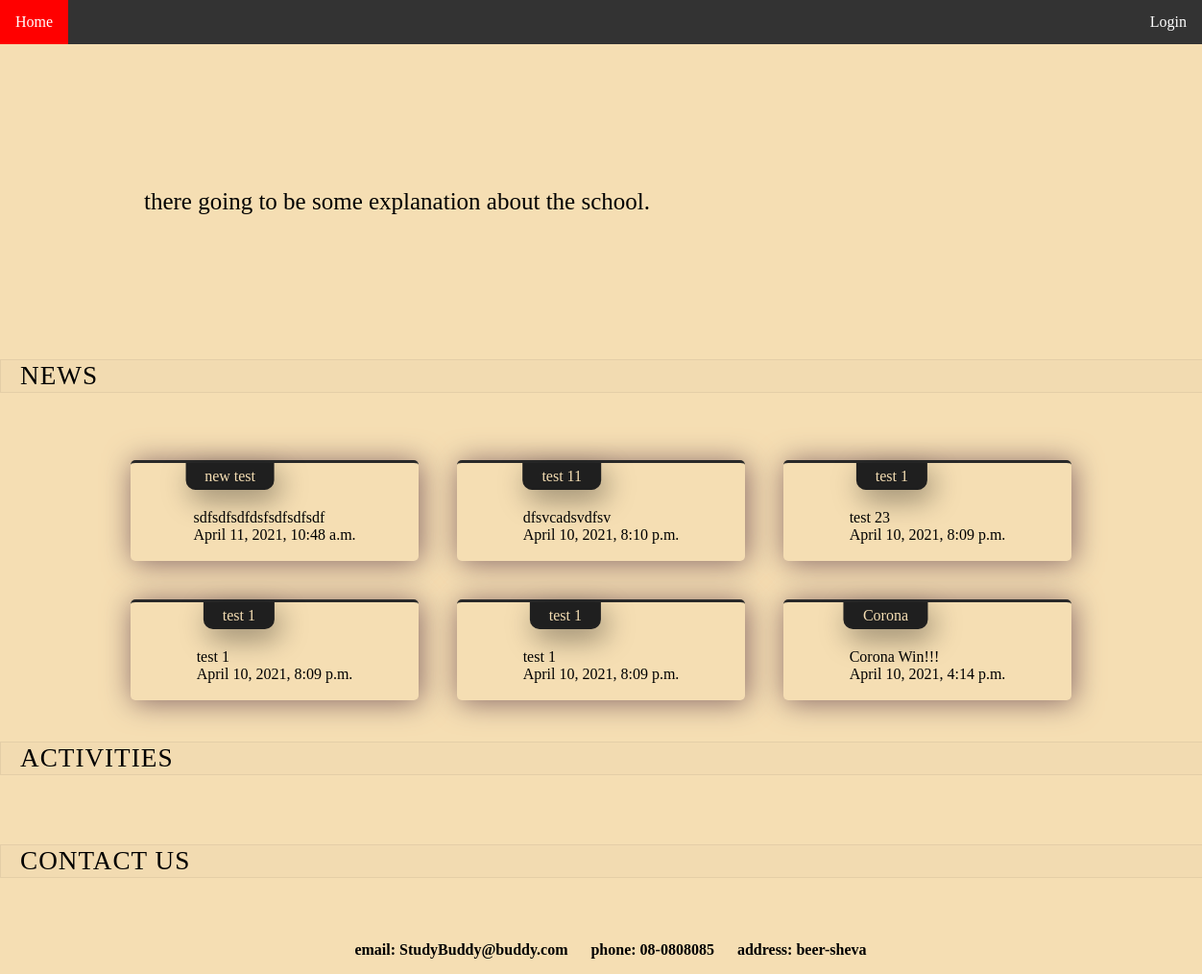
The app's page /, older data.
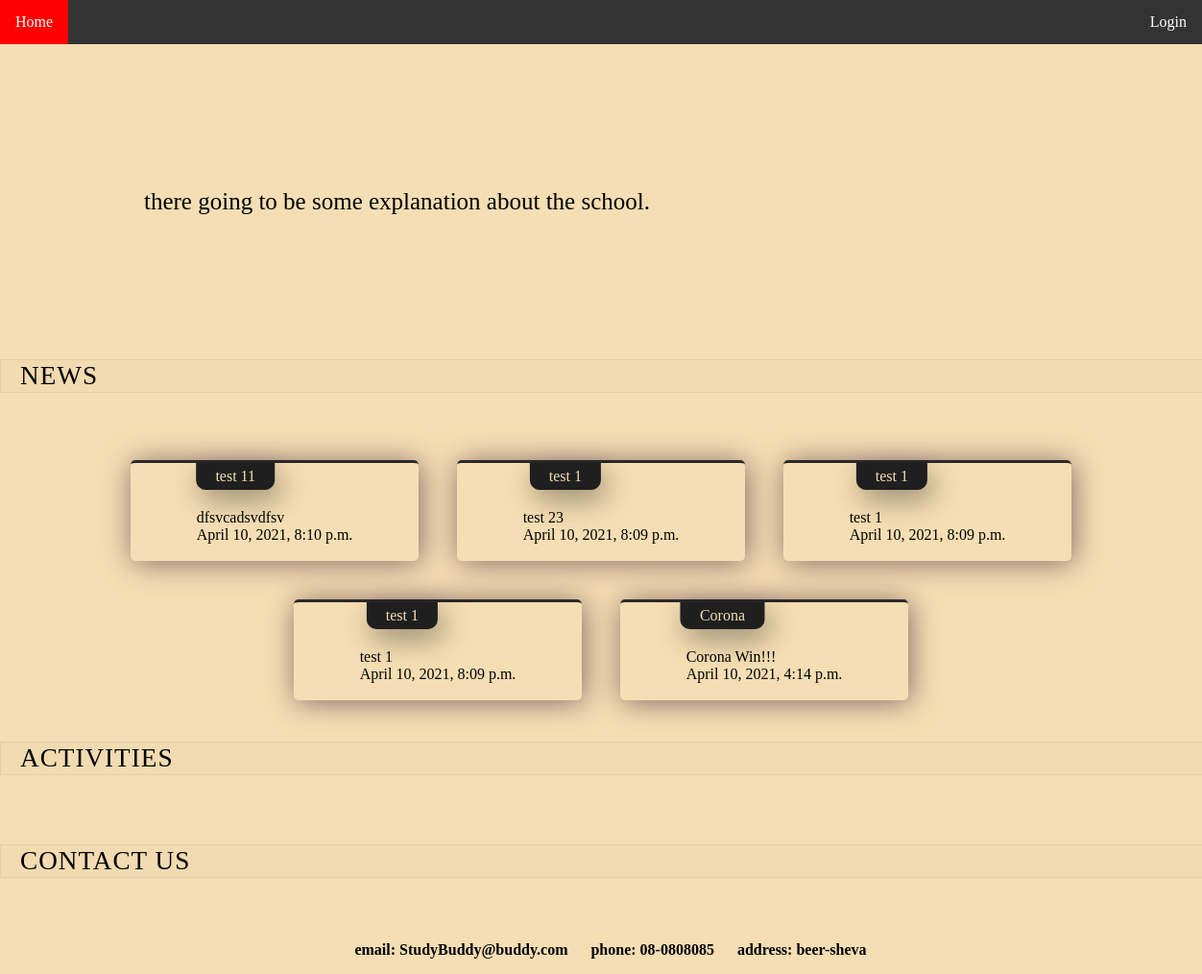
The same page, newer data.
### StudyBuddy/models.py (models this page shows, shortened)
class Article(models.Model):
    title = models.CharField(max_length=64)
    body = models.TextField()
    date = models.DateTimeField('date published')
    class Meta:
        verbose_name = "Article"
        verbose_name_plural = "Articles"

### StudyBuddy/views.py (the view)
# urls.py: path('', views.home, name='home'),
def home(request):
    news = Article.objects.all().order_by('-date')
    return render(request, '../templates/home.html',{'news': news})

### templates/home.html (shortened to what this page needs)
{% include  "navbase.html" %}
{% load static %}
<!DOCTYPE html>
<html lang="en">
<head>
    <link type="text/css" href="{% static 'styles/home.css' %}" rel="stylesheet">
</head>
<body>
    <div class="container-main" >
        <div class="xpl-txt"> <p> there going to be some explanation about the school. </p> </div>
    </div>
    <div class="title-heading">
        <h2>NEWS</h2>
    </div>
    <section id="element-list">
        {% if news %}
            {% for article in news %}
                <div class="news" >
                <div class="news-title">
                {{ article.title }}
                </div>
                    <div class="news-body">
                <br>
                {{ article.body }}
                <br>
                {{ article.date }}
                <br>
                <br>
                    </div>
                </div>
            {% endfor %}
        {% else %}
            <h1>No Records</h1>
        {% endif %}
    </section>
    <div class="title-heading">
        <h2>Activities</h2>
    </div>
    <div class="title-heading">
        <h2>Contact Us</h2>
    </div>
    <section id="element-list">
        <div class="contact-details">
            <p> email: StudyBuddy@buddy.com </p>
            <p> phone: 08-0808085 </p>
            <p> address: beer-sheva </p>
        </div>
    </section>
</body>
</html>

### templates/navbase.html (shortened to what this page needs)
{% load static %}
<!DOCTYPE html>
<html lang="en">
<head>
    <link type="text/css" href="{% static 'styles/navBase.css' %}" rel="stylesheet">
</head>
<body>
<nav>
    <ul>
        {% if user.is_authenticated %}
            <li class="current-user"><p><b class="welcome">Welcome: </b><b>{{user.username|title}}</b></p></li>
            {% if user.is_superuser %}
                <li><a href="{% url 'schoolHome' %}" class="home-btn">Home</a></li>
            {% else %}
                {% if user.is_staff %}
                    <li><a href="{% url 'teacherHome' %}" class="home-btn">Home</a></li>
                {% else %}
                    <li><a href="{% url 'studentHome' %}" class="home-btn">Home</a></li>
                {% endif %}
            {% endif %}
        {% else %}
            <li><a href="{% url 'home' %}" class="home-btn">Home</a></li>
        {% endif %}
        {% if not user.is_authenticated %}
            <div class="login-logout-btn-container">
                <li> <a type="submit" class="login-btn" href="{% url 'login' %}">Login</a> </li>
            </div>
        {% else %}
            <div class="login-logout-btn-container">
                <li>  <a type="submit" class="logout-btn" href="{% url 'logout' %}">Logout</a> </li>
            </div>
        {% endif %}
    </ul>
</nav>
</body>
</html>

### static/styles/navbase.css (style rules this page uses)
body { background-color: wheat; background-size: cover; margin: 0; }
ul { list-style-type: none; margin: 0; padding: 0; overflow: hidden; background-color: #333; }
li { float: left; }
li a, .dropbtn { display: inline-block; color: white; text-align: center; padding: 14px 16px; text-decoration: none; }
nav { display: inline; }
.login-logout-btn-container { float: right; }

### static/styles/home.css (style rules this page uses)
.container-main .xpl-txt { margin: 150px; font-size: 25px; }
#element-list { display: flex; justify-content: center; align-items: center; flex-wrap: wrap; }
.news { width: 300px; display: flex; justify-content: space-between; align-items: center; flex-direction: column; box-shadow: 2px 2px 30px #866767; margin: 20px; border-radius: 5px; overflow: hidden; border-top: 3px solid #292929; }
.news-title { position: absolute; transform: translateX(-50%); background-color: #1f1f1f; color: wheat; padding: 5px 20px; font-weight: 500; border-radius: 0px 0px 10px 10px; box-shadow: 5px 10px 30px rgba(0,0,0,0.4); }
.news-body { margin-top: 30px; }
.title-heading h2 { font-weight: 400; margin-bottom: 50px; padding: 1px 20px; background-color: rgba(0,0,0,0.01); border: 1px solid rgba(0,0,0,0.06); font-size: 1.7rem; letter-spacing: 1px; text-transform: uppercase; width: 100%; }
.contact-details p { display: inline-flex; margin-left: 20px; font-weight: bold; }

Row changes from the older to the newer data that the page shows:
removed Article: title "new test", body "sdfsdfsdfdsfsdfsdfsdf", date "April 11, 2021, 10:48 a.m."
